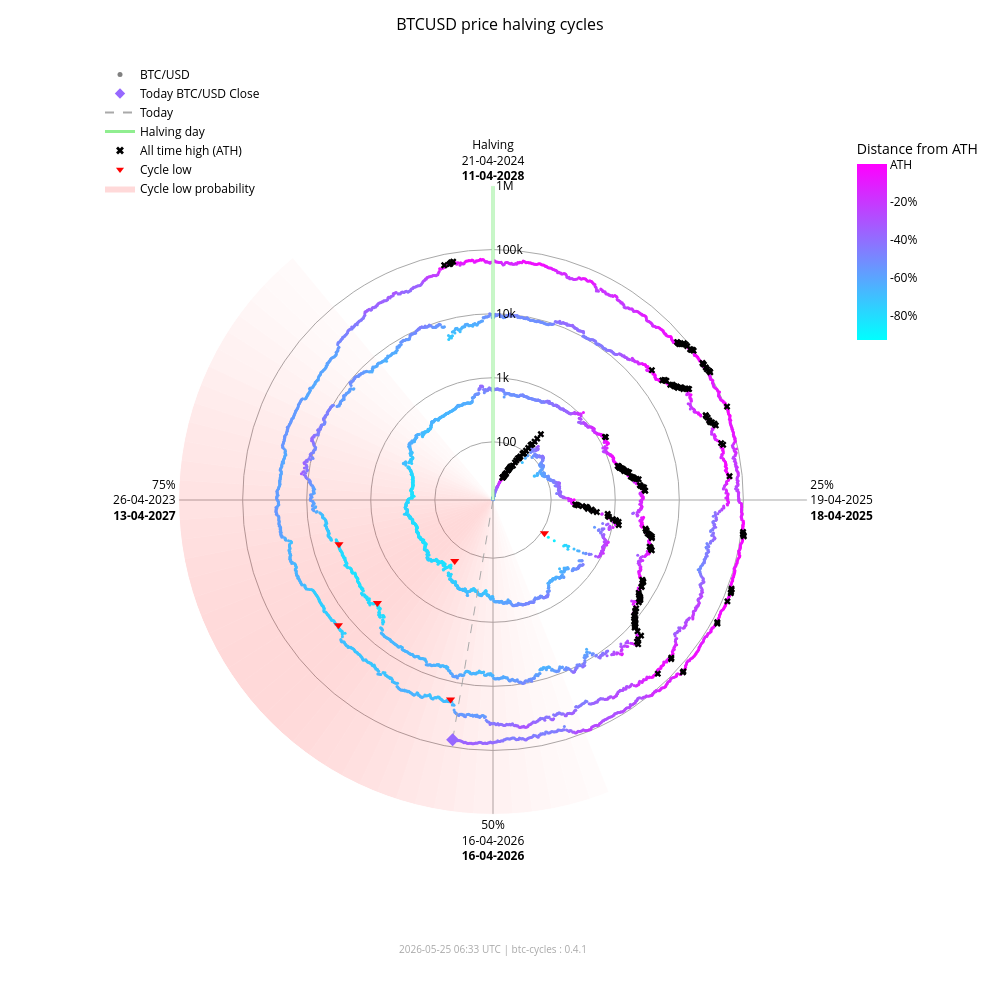

The notebook cell saved with this chart:
### Markdown cell above
### Interactive chart (plotly)

### Code cell
fig_interactive = btc.plot(
    kind="interactive",
    from_date="2012-11-28",
)
# plotly config for interactivity
config = {"scrollZoom": True, "displayModeBar": True}
# display in notebook
fig_interactive.show(config=config)

### Figure 1 — Plotly figure (JSON) as saved in the notebook; plotly's stock layout.template omitted (floating-point values rounded to 4 significant figures; data arrays with more than 128 entries replaced by an {"elided": "..."} marker saying what was removed)
{"data": [{"fill": "toself", "fillcolor": "rgba(255,0,0,0.017168280509461755)", "hoverinfo": "skip", "line": {"width": 0}, "mode": "lines", "r": [12.35, 1000000, 1000000, 12.35, 12.35], "showlegend": false, "theta": [158.4, 158.4, 162.0, 162.0, 158.4], "type": "scatterpolar"}, {"fill": "toself", "fillcolor": "rgba(255,0,0,0.022114794501891175)", "hoverinfo": "skip", "line": {"width": 0}, "mode": "lines", "r": [12.35, 1000000, 1000000, 12.35, 12.35], "showlegend": false, "theta": [162.0, 162.0, 165.6, 165.6, 162.0], "type": "scatterpolar"}, {"fill": "toself", "fillcolor": "rgba(255,0,0,0.02790404259511669)", "hoverinfo": "skip", "line": {"width": 0}, "mode": "lines", "r": [12.35, 1000000, 1000000, 12.35, 12.35], "showlegend": false, "theta": [165.6, 165.6, 169.2, 169.2, 165.6], "type": "scatterpolar"}, {"fill": "toself", "fillcolor": "rgba(255,0,0,0.034518294852420334)", "hoverinfo": "skip", "line": {"width": 0}, "mode": "lines", "r": [12.35, 1000000, 1000000, 12.35, 12.35], "showlegend": false, "theta": [169.2, 169.2, 172.8, 172.8, 169.2], "type": "scatterpolar"}, {"fill": "toself", "fillcolor": "rgba(255,0,0,0.041901979682821514)", "hoverinfo": "skip", "line": {"width": 0}, "mode": "lines", "r": [12.35, 1000000, 1000000, 12.35, 12.35], "showlegend": false, "theta": [172.8, 172.8, 176.4, 176.4, 172.8], "type": "scatterpolar"}, {"fill": "toself", "fillcolor": "rgba(255,0,0,0.04996405861294358)", "hoverinfo": "skip", "line": {"width": 0}, "mode": "lines", "r": [12.35, 1000000, 1000000, 12.35, 12.35], "showlegend": false, "theta": [176.4, 176.4, 180.0, 180.0, 176.4], "type": "scatterpolar"}, {"fill": "toself", "fillcolor": "rgba(255,0,0,0.05858349692240514)", "hoverinfo": "skip", "line": {"width": 0}, "mode": "lines", "r": [12.35, 1000000, 1000000, 12.35, 12.35], "showlegend": false, "theta": [180.0, 180.0, 183.6, 183.6, 180.0], "type": "scatterpolar"}, {"fill": "toself", "fillcolor": "rgba(255,0,0,0.06761662035375064)", "hoverinfo": "skip", "line": {"width": 0}, "mode": "lines", "r": [12.35, 1000000, 1000000, 12.35, 12.35], "showlegend": false, "theta": [183.6, 183.6, 187.2, 187.2, 183.6], "type": "scatterpolar"}, {"fill": "toself", "fillcolor": "rgba(255,0,0,0.07690481219944661)", "hoverinfo": "skip", "line": {"width": 0}, "mode": "lines", "r": [12.35, 1000000, 1000000, 12.35, 12.35], "showlegend": false, "theta": [187.2, 187.2, 190.8, 190.8, 187.2], "type": "scatterpolar"}, {"fill": "toself", "fillcolor": "rgba(255,0,0,0.08628112000611096)", "hoverinfo": "skip", "line": {"width": 0}, "mode": "lines", "r": [12.35, 1000000, 1000000, 12.35, 12.35], "showlegend": false, "theta": [190.8, 190.8, 194.4, 194.4, 190.8], "type": "scatterpolar"}, {"fill": "toself", "fillcolor": "rgba(255,0,0,0.09557490841018089)", "hoverinfo": "skip", "line": {"width": 0}, "mode": "lines", "r": [12.35, 1000000, 1000000, 12.35, 12.35], "showlegend": false, "theta": [194.4, 194.4, 198.0, 198.0, 194.4], "type": "scatterpolar"}, {"fill": "toself", "fillcolor": "rgba(255,0,0,0.10461455782963762)", "hoverinfo": "skip", "line": {"width": 0}, "mode": "lines", "r": [12.35, 1000000, 1000000, 12.35, 12.35], "showlegend": false, "theta": [198.0, 198.0, 201.6, 201.6, 198.0], "type": "scatterpolar"}, {"fill": "toself", "fillcolor": "rgba(255,0,0,0.11322908719652829)", "hoverinfo": "skip", "line": {"width": 0}, "mode": "lines", "r": [12.35, 1000000, 1000000, 12.35, 12.35], "showlegend": false, "theta": [201.6, 201.6, 205.2, 205.2, 201.6], "type": "scatterpolar"}, {"fill": "toself", "fillcolor": "rgba(255,0,0,0.12125015337052986)", "hoverinfo": "skip", "line": {"width": 0}, "mode": "lines", "r": [12.35, 1000000, 1000000, 12.35, 12.35], "showlegend": false, "theta": [205.2, 205.2, 208.8, 208.8, 205.2], "type": "scatterpolar"}, {"fill": "toself", "fillcolor": "rgba(255,0,0,0.12851590515331976)", "hoverinfo": "skip", "line": {"width": 0}, "mode": "lines", "r": [12.35, 1000000, 1000000, 12.35, 12.35], "showlegend": false, "theta": [208.8, 208.8, 212.4, 212.4, 208.8], "type": "scatterpolar"}, {"fill": "toself", "fillcolor": "rgba(255,0,0,0.13487757461161184)", "hoverinfo": "skip", "line": {"width": 0}, "mode": "lines", "r": [12.35, 1000000, 1000000, 12.35, 12.35], "showlegend": false, "theta": [212.4, 212.4, 216.0, 216.0, 212.4], "type": "scatterpolar"}, {"fill": "toself", "fillcolor": "rgba(255,0,0,0.14020862181849592)", "hoverinfo": "skip", "line": {"width": 0}, "mode": "lines", "r": [12.35, 1000000, 1000000, 12.35, 12.35], "showlegend": false, "theta": [216.0, 216.0, 219.6, 219.6, 216.0], "type": "scatterpolar"}, {"fill": "toself", "fillcolor": "rgba(255,0,0,0.14441504950654527)", "hoverinfo": "skip", "line": {"width": 0}, "mode": "lines", "r": [12.35, 1000000, 1000000, 12.35, 12.35], "showlegend": false, "theta": [219.6, 219.6, 223.2, 223.2, 219.6], "type": "scatterpolar"}, {"fill": "toself", "fillcolor": "rgba(255,0,0,0.14744459351271713)", "hoverinfo": "skip", "line": {"width": 0}, "mode": "lines", "r": [12.35, 1000000, 1000000, 12.35, 12.35], "showlegend": false, "theta": [223.2, 223.2, 226.8, 226.8, 223.2], "type": "scatterpolar"}, {"fill": "toself", "fillcolor": "rgba(255,0,0,0.14929223192296423)", "hoverinfo": "skip", "line": {"width": 0}, "mode": "lines", "r": [12.35, 1000000, 1000000, 12.35, 12.35], "showlegend": false, "theta": [226.8, 226.8, 230.4, 230.4, 226.8], "type": "scatterpolar"}, {"fill": "toself", "fillcolor": "rgba(255,0,0,0.15)", "hoverinfo": "skip", "line": {"width": 0}, "mode": "lines", "r": [12.35, 1000000, 1000000, 12.35, 12.35], "showlegend": false, "theta": [230.4, 230.4, 234.0, 234.0, 230.4], "type": "scatterpolar"}, {"fill": "toself", "fillcolor": "rgba(255,0,0,0.14965033825231114)", "hoverinfo": "skip", "line": {"width": 0}, "mode": "lines", "r": [12.35, 1000000, 1000000, 12.35, 12.35], "showlegend": false, "theta": [234.0, 234.0, 237.6, 237.6, 234.0], "type": "scatterpolar"}, {"fill": "toself", "fillcolor": "rgba(255,0,0,0.14835378057909807)", "hoverinfo": "skip", "line": {"width": 0}, "mode": "lines", "r": [12.35, 1000000, 1000000, 12.35, 12.35], "showlegend": false, "theta": [237.6, 237.6, 241.2, 241.2, 237.6], "type": "scatterpolar"}, {"fill": "toself", "fillcolor": "rgba(255,0,0,0.14623322283554635)", "hoverinfo": "skip", "line": {"width": 0}, "mode": "lines", "r": [12.35, 1000000, 1000000, 12.35, 12.35], "showlegend": false, "theta": [241.2, 241.2, 244.8, 244.8, 241.2], "type": "scatterpolar"}, {"fill": "toself", "fillcolor": "rgba(255,0,0,0.1434078538226231)", "hoverinfo": "skip", "line": {"width": 0}, "mode": "lines", "r": [12.35, 1000000, 1000000, 12.35, 12.35], "showlegend": false, "theta": [244.8, 244.8, 248.4, 248.4, 244.8], "type": "scatterpolar"}, {"fill": "toself", "fillcolor": "rgba(255,0,0,0.13997983179373427)", "hoverinfo": "skip", "line": {"width": 0}, "mode": "lines", "r": [12.35, 1000000, 1000000, 12.35, 12.35], "showlegend": false, "theta": [248.4, 248.4, 252.0, 252.0, 248.4], "type": "scatterpolar"}, {"fill": "toself", "fillcolor": "rgba(255,0,0,0.13602598258454268)", "hoverinfo": "skip", "line": {"width": 0}, "mode": "lines", "r": [12.35, 1000000, 1000000, 12.35, 12.35], "showlegend": false, "theta": [252.0, 252.0, 255.6, 255.6, 252.0], "type": "scatterpolar"}, {"fill": "toself", "fillcolor": "rgba(255,0,0,0.13159547355344953)", "hoverinfo": "skip", "line": {"width": 0}, "mode": "lines", "r": [12.35, 1000000, 1000000, 12.35, 12.35], "showlegend": false, "theta": [255.6, 255.6, 259.2, 259.2, 255.6], "type": "scatterpolar"}, {"fill": "toself", "fillcolor": "rgba(255,0,0,0.12671301775492697)", "hoverinfo": "skip", "line": {"width": 0}, "mode": "lines", "r": [12.35, 1000000, 1000000, 12.35, 12.35], "showlegend": false, "theta": [259.2, 259.2, 262.8, 262.8, 259.2], "type": "scatterpolar"}, {"fill": "toself", "fillcolor": "rgba(255,0,0,0.12138610149219965)", "hoverinfo": "skip", "line": {"width": 0}, "mode": "lines", "r": [12.35, 1000000, 1000000, 12.35, 12.35], "showlegend": false, "theta": [262.8, 262.8, 266.4, 266.4, 262.8], "type": "scatterpolar"}, {"fill": "toself", "fillcolor": "rgba(255,0,0,0.1156142551644921)", "hoverinfo": "skip", "line": {"width": 0}, "mode": "lines", "r": [12.35, 1000000, 1000000, 12.35, 12.35], "showlegend": false, "theta": [266.4, 266.4, 270.0, 270.0, 266.4], "type": "scatterpolar"}, {"fill": "toself", "fillcolor": "rgba(255,0,0,0.10939851441251548)", "hoverinfo": "skip", "line": {"width": 0}, "mode": "lines", "r": [12.35, 1000000, 1000000, 12.35, 12.35], "showlegend": false, "theta": [270.0, 270.0, 273.6, 273.6, 270.0], "type": "scatterpolar"}, {"fill": "toself", "fillcolor": "rgba(255,0,0,0.10274974912946185)", "hoverinfo": "skip", "line": {"width": 0}, "mode": "lines", "r": [12.35, 1000000, 1000000, 12.35, 12.35], "showlegend": false, "theta": [273.6, 273.6, 277.2, 277.2, 273.6], "type": "scatterpolar"}, {"fill": "toself", "fillcolor": "rgba(255,0,0,0.09569517349791425)", "hoverinfo": "skip", "line": {"width": 0}, "mode": "lines", "r": [12.35, 1000000, 1000000, 12.35, 12.35], "showlegend": false, "theta": [277.2, 277.2, 280.8, 280.8, 277.2], "type": "scatterpolar"}, {"fill": "toself", "fillcolor": "rgba(255,0,0,0.08828282625646727)", "hoverinfo": "skip", "line": {"width": 0}, "mode": "lines", "r": [12.35, 1000000, 1000000, 12.35, 12.35], "showlegend": false, "theta": [280.8, 280.8, 284.4, 284.4, 280.8], "type": "scatterpolar"}, {"fill": "toself", "fillcolor": "rgba(255,0,0,0.08058400018765345)", "hoverinfo": "skip", "line": {"width": 0}, "mode": "lines", "r": [12.35, 1000000, 1000000, 12.35, 12.35], "showlegend": false, "theta": [284.4, 284.4, 288.0, 288.0, 284.4], "type": "scatterpolar"}, {"fill": "toself", "fillcolor": "rgba(255,0,0,0.07269354608292704)", "hoverinfo": "skip", "line": {"width": 0}, "mode": "lines", "r": [12.35, 1000000, 1000000, 12.35, 12.35], "showlegend": false, "theta": [288.0, 288.0, 291.6, 291.6, 288.0], "type": "scatterpolar"}, {"fill": "toself", "fillcolor": "rgba(255,0,0,0.06472784449068783)", "hoverinfo": "skip", "line": {"width": 0}, "mode": "lines", "r": [12.35, 1000000, 1000000, 12.35, 12.35], "showlegend": false, "theta": [291.6, 291.6, 295.2, 295.2, 291.6], "type": "scatterpolar"}, {"fill": "toself", "fillcolor": "rgba(255,0,0,0.05682021976743955)", "hoverinfo": "skip", "line": {"width": 0}, "mode": "lines", "r": [12.35, 1000000, 1000000, 12.35, 12.35], "showlegend": false, "theta": [295.2, 295.2, 298.8, 298.8, 295.2], "type": "scatterpolar"}, {"fill": "toself", "fillcolor": "rgba(255,0,0,0.04911378436707333)", "hoverinfo": "skip", "line": {"width": 0}, "mode": "lines", "r": [12.35, 1000000, 1000000, 12.35, 12.35], "showlegend": false, "theta": [298.8, 298.8, 302.4, 302.4, 298.8], "type": "scatterpolar"}, {"fill": "toself", "fillcolor": "rgba(255,0,0,0.04175213714896469)", "hoverinfo": "skip", "line": {"width": 0}, "mode": "lines", "r": [12.35, 1000000, 1000000, 12.35, 12.35], "showlegend": false, "theta": [302.4, 302.4, 306.0, 306.0, 302.4], "type": "scatterpolar"}, {"fill": "toself", "fillcolor": "rgba(255,0,0,0.034868865657538876)", "hoverinfo": "skip", "line": {"width": 0}, "mode": "lines", "r": [12.35, 1000000, 1000000, 12.35, 12.35], "showlegend": false, "theta": [306.0, 306.0, 309.6, 309.6, 306.0], "type": "scatterpolar"}, {"fill": "toself", "fillcolor": "rgba(255,0,0,0.02857722515334582)", "hoverinfo": "skip", "line": {"width": 0}, "mode": "lines", "r": [12.35, 1000000, 1000000, 12.35, 12.35], "showlegend": false, "theta": [309.6, 309.6, 313.2, 313.2, 309.6], "type": "scatterpolar"}, {"fill": "toself", "fillcolor": "rgba(255,0,0,0.022961515313555197)", "hoverinfo": "skip", "line": {"width": 0}, "mode": "lines", "r": [12.35, 1000000, 1000000, 12.35, 12.35], "showlegend": false, "theta": [313.2, 313.2, 316.8, 316.8, 313.2], "type": "scatterpolar"}, {"fill": "toself", "fillcolor": "rgba(255,0,0,0.01807146942917362)", "hoverinfo": "skip", "line": {"width": 0}, "mode": "lines", "r": [12.35, 1000000, 1000000, 12.35, 12.35], "showlegend": false, "theta": [316.8, 316.8, 320.4, 320.4, 316.8], "type": "scatterpolar"}, {"hoverinfo": "text", "marker": {"color": {"elided": "4927 str values"}, "size": 3}, "mode": "markers", "r": {"elided": "4927 float values"}, "showlegend": false, "text": {"elided": "4927 str values"}, "theta": {"elided": "4927 float values"}, "type": "scatterpolar"}, {"hoverinfo": "skip", "line": {"color": "lightgreen", "width": 3}, "mode": "lines", "r": [12.35, 1000000], "showlegend": false, "theta": [0, 0], "type": "scatterpolar"}, {"hoverinfo": "skip", "line": {"color": "darkgrey", "dash": "dash", "width": 1}, "mode": "lines", "r": [12.35, 77280.0], "showlegend": false, "theta": [189.6, 189.6], "type": "scatterpolar"}, {"hoverinfo": "text", "marker": {"color": "#9768ff", "size": 10, "symbol": "diamond"}, "mode": "markers", "r": [77280.0], "showlegend": false, "text": ["Today<br>Date: 2026-05-25<br>Price: $77,284.97"], "theta": [189.6], "type": "scatterpolar"}, {"hoverinfo": "text", "marker": {"color": "black", "size": 6, "symbol": "x"}, "mode": "markers", "r": {"elided": "195 float values"}, "showlegend": false, "text": {"elided": "195 str values"}, "theta": {"elided": "195 float values"}, "type": "scatterpolar"}, {"hoverinfo": "text", "marker": {"color": "red", "size": 8, "symbol": "triangle-down"}, "mode": "markers", "r": [111.6, 164.9, 3233.0, 3925.0, 18950.0, 15760.0], "showlegend": false, "text": ["Cycle Low<br>Date: 2014-02-21<br>Price: $111.56<br>ATH distance: -91.0%", "Cycle Low<br>Date: 2015-01-14<br>Price: $164.92<br>ATH distance: -86.7%", "Cycle Low<br>Date: 2018-12-15<br>Price: $3,232.51<br>ATH distance: -83.3%", "Cycle Low<br>Date: 2019-03-25<br>Price: $3,924.55<br>ATH distance: -79.7%", "Cycle Low<br>Date: 2022-06-18<br>Price: $18,954.25<br>ATH distance: -71.9%", "Cycle Low<br>Date: 2022-11-21<br>Price: $15,760.19<br>ATH distance: -76.7%"], "theta": [122.8, 212.1, 228.3, 254.0, 192.0, 231.0], "type": "scatterpolar"}, {"marker": {"color": "grey", "size": 5}, "mode": "markers", "name": "BTC/USD", "r": [null], "theta": [null], "type": "scatterpolar"}, {"marker": {"color": "#9768ff", "size": 8, "symbol": "diamond"}, "mode": "markers", "name": "Today BTC/USD Close", "r": [null], "theta": [null], "type": "scatterpolar"}, {"line": {"color": "darkgrey", "dash": "dash"}, "mode": "lines", "name": "Today", "r": [null], "theta": [null], "type": "scatterpolar"}, {"line": {"color": "lightgreen", "width": 3}, "mode": "lines", "name": "Halving day", "r": [null], "theta": [null], "type": "scatterpolar"}, {"marker": {"color": "black", "size": 7, "symbol": "x"}, "mode": "markers", "name": "All time high (ATH)", "r": [null], "theta": [null], "type": "scatterpolar"}, {"marker": {"color": "red", "size": 7, "symbol": "triangle-down"}, "mode": "markers", "name": "Cycle low", "r": [null], "theta": [null], "type": "scatterpolar"}, {"fill": "toself", "fillcolor": "rgba(255,0,0,0.15)", "line": {"width": 0}, "mode": "lines", "name": "Cycle low probability", "r": [null], "theta": [null], "type": "scatterpolar"}, {"hoverinfo": "skip", "marker": {"cmax": 0, "cmin": -0.9307, "color": [0], "colorbar": {"len": 0.25, "ticktext": ["ATH", "-20%", "-40%", "-60%", "-80%", "-100%"], "tickvals": [0, -0.2, -0.4, -0.6, -0.8, -1.0], "title": {"text": "Distance from ATH"}, "x": 0.95, "y": 0.92, "yanchor": "top"}, "colorscale": {"elided": "256x2 mixed values"}, "showscale": true, "size": 0}, "mode": "markers", "r": [null], "showlegend": false, "theta": [null], "type": "scatterpolar"}], "layout": {"annotations": [{"font": {"color": "darkgrey", "size": 10}, "showarrow": false, "text": "2026-05-25 06:33 UTC | btc-cycles : 0.4.1", "x": 0.5, "xref": "paper", "y": -0.02, "yref": "paper"}], "font": {"color": "black"}, "height": 1000, "legend": {"bgcolor": "rgba(0,0,0,0)", "font": {"color": "black"}, "x": 0.0, "y": 1.0}, "margin": {"b": 60, "l": 100, "r": 80, "t": 60}, "paper_bgcolor": "white", "plot_bgcolor": "white", "polar": {"angularaxis": {"color": "black", "direction": "clockwise", "gridcolor": "darkgrey", "rotation": 90, "ticktext": ["Halving<br>21-04-2024<br><b>11-04-2028</b>", "25%<br>19-04-2025<br><b>18-04-2025</b>", "50%<br>16-04-2026<br><b>16-04-2026</b>", "75%<br>26-04-2023<br><b>13-04-2027</b>"], "tickvals": [0, 90, 180, 270]}, "bgcolor": "white", "domain": {"x": [0.1, 0.9], "y": [0.05, 0.95]}, "radialaxis": {"angle": 90, "color": "black", "gridcolor": "darkgrey", "range": [1.092, 6.0], "tickangle": 90, "ticktext": ["100", "1k", "10k", "100k", "1M"], "tickvals": [100, 1000, 10000, 100000, 1000000], "type": "log"}}, "title": {"font": {"color": "black", "size": 16}, "text": "BTCUSD price halving cycles", "x": 0.5}, "width": 1000}}
